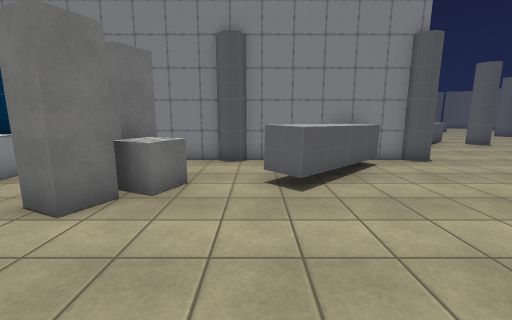
[1] (above)

22 first-person views from a walk through a scene from a Unity 3-D project. The camera is 1.5 m above the floor, tilts 10° down and sees 90° across. Doors are open. The floor is counted in squares, 1 m on a side. Each view is taken from the middle of a square. On the plan, view 1 faces up. The plan holds only what a view shows up to about 13 squares ahead; the rest is blank. The place goes on beyond the plan. The player is left out. Some surface patterns are stand-ins.

[2]
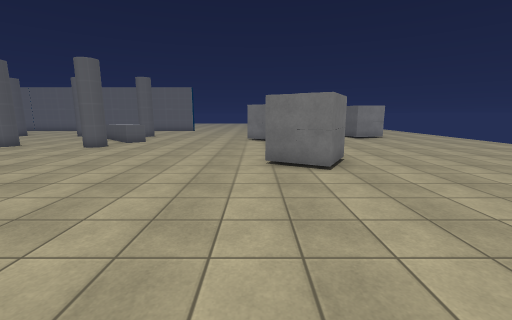

[3]
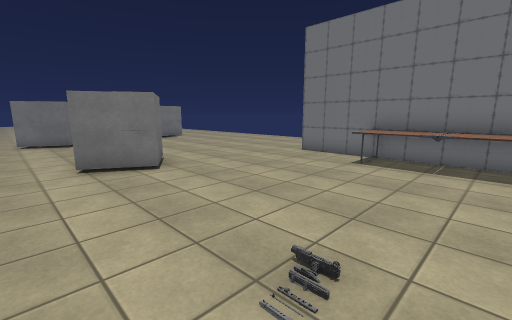

[4]
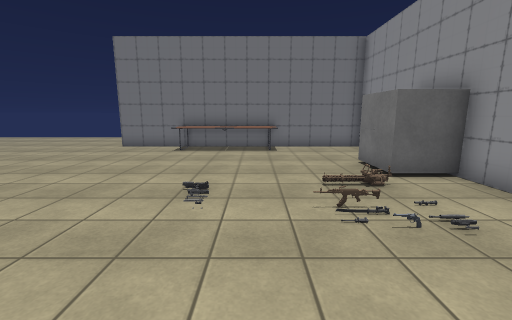

[5]
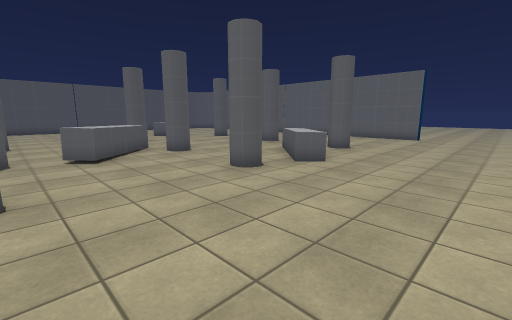

[6]
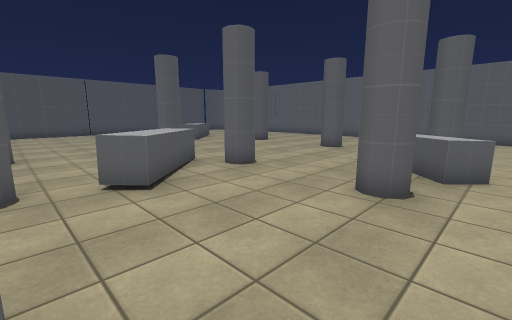

[7]
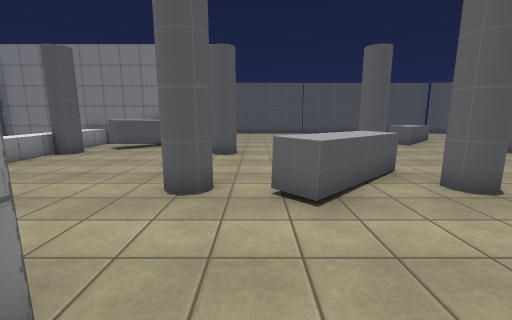

[8]
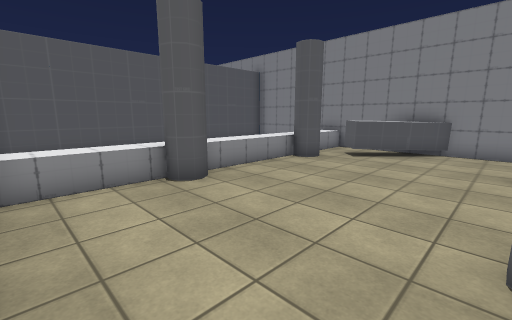

[9]
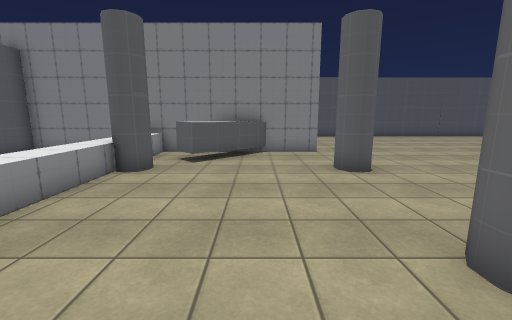

[10]
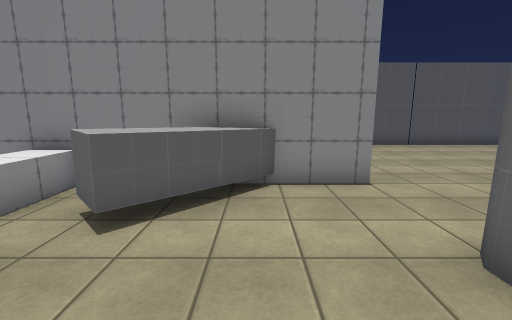

[11]
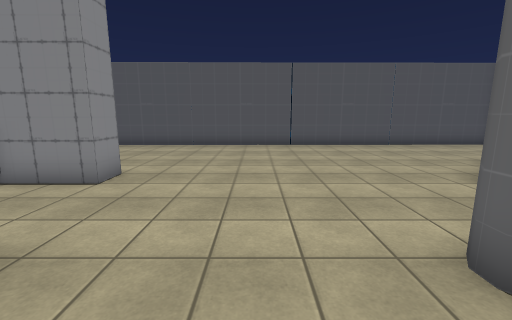

[12]
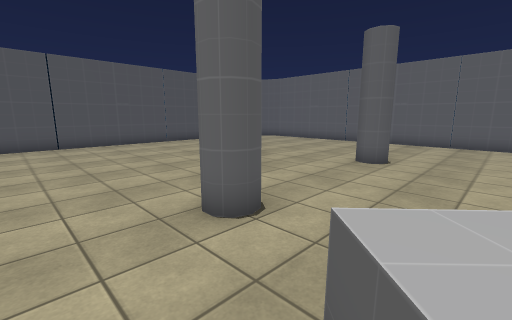

[13]
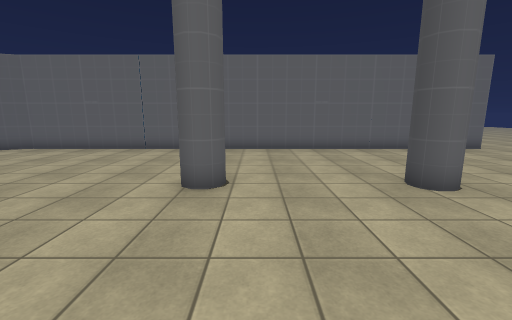

[14]
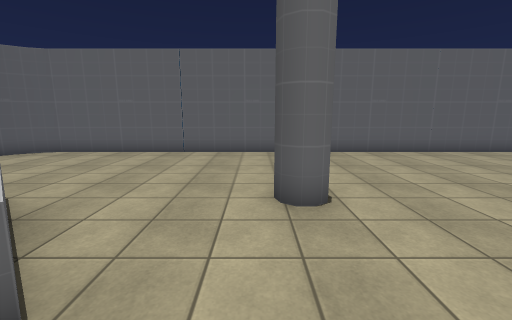

[15]
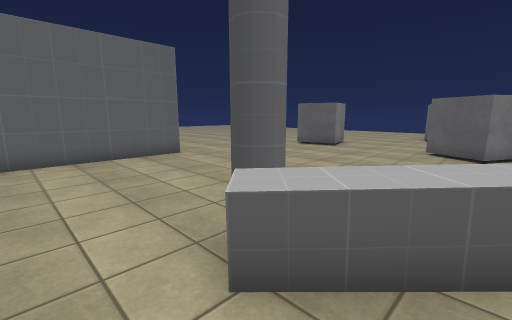

[16]
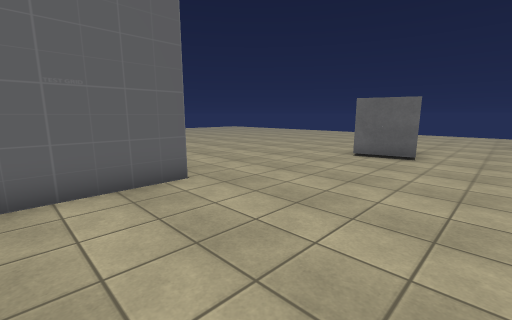

[17]
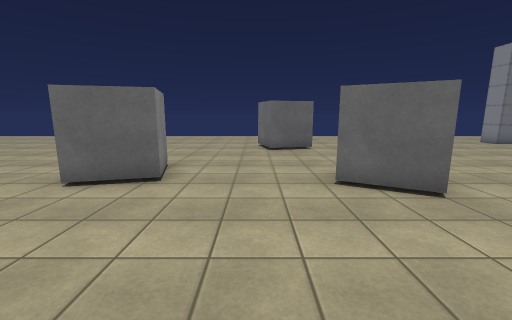

[18]
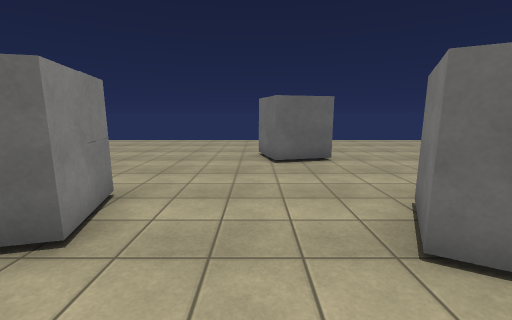

[19]
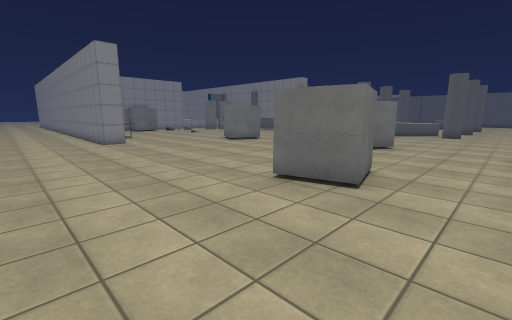

[20]
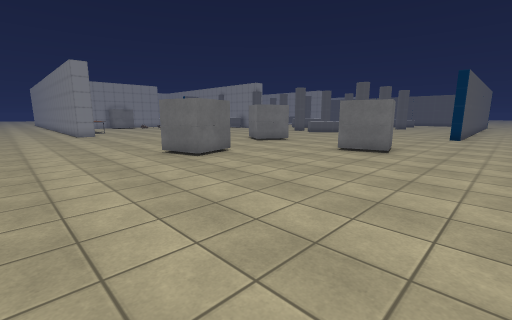

[21]
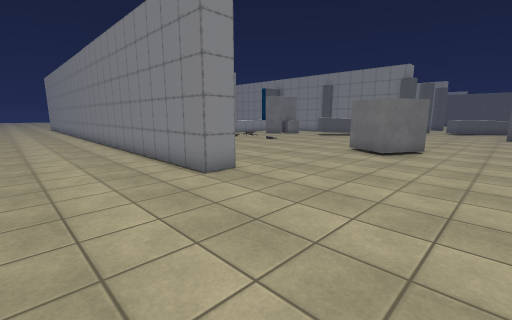

[22]
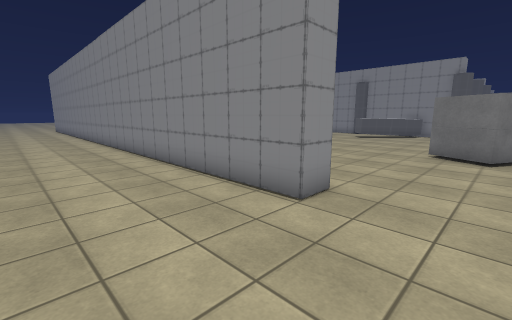

### Floor plan
Key: @ floor where view 1 was taken; # wall or solid block; . floor; D open door; ^ raised ledge; P pillar; C cube; B bench; O other object.
Columns run from 6 left of view 1 to 26 right of it. Each row starts with its distance up from view 1.
 29         ######################
 28          ....................#
 27          ....................##
 26           ....................#
 25           ....................#
 24            ............ ......#
 23            ........... O......#
 22 #########O##DDDD..... O.......#
 21 #   ^^ OOO..........OO........#
 20 #    ^OOO.....................#
 19 #   ^PPO....P.....P.....P.....#
 18 #   ^#P....PP....PP....PP.....#
 17     ^^........................#
 16     ^^........................#
 15 #   ^^..........OO............#
 14 #    P......P..OOPP.....P.....#
 13 #   ^PP....PPOOO.PP....PP.....#
 12 #   ^^........O...............#
 11 #   ^^................O.......#
 10 #   ^^...............OO.......#
  9    ##P#####PPDDD.PP.OO.PP.....#
  8     .P.  OOP.....P.OO..P......#
  7 #  O... OO.........O..........#
  6 ^.OOC.OOO........................
  5  ..CC..O.........................
  4  .CC.............................
  3   ...............................
  2  ................................
  1  ............C......CCC.....C....
  0 #.....@......CC.....CCC...CCC....
 -1 CCC.........CCC..... C.....CC....
 -2 C C..........CC....  ......C.....
 -3   C................ .............
 -4  ................................
 -5  .....................CC.........
 -6  ...BBBBB.............CCC........
 -7 ####BBBBB###..........CCC........
 -8 ############.....................
 -9 .................................
-10 .................................
-11 ................................
-12 ............................... .

Positions as (right, up) in squares from view 1, and headings:
1: (0, 0), facing up
2: (-1, 1), facing right
3: (-1, 2), facing down-right
4: (-1, 5), facing down
5: (6, 3), facing up-right
6: (6, 7), facing up-right
7: (7, 8), facing up
8: (5, 10), facing up-left
9: (3, 11), facing up
10: (3, 16), facing up
11: (9, 16), facing up
12: (9, 15), facing up-right
13: (12, 17), facing right
14: (13, 19), facing right
15: (14, 12), facing down-right
16: (18, 10), facing down-right
17: (18, 6), facing down
18: (18, 3), facing down
19: (20, -12), facing up-left
20: (26, -12), facing up-left
21: (11, -12), facing up-left
22: (8, -12), facing up-left
